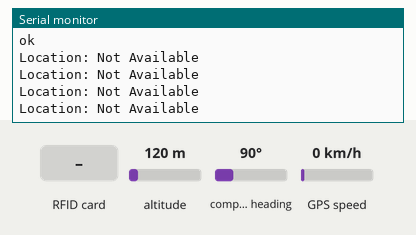
A sketch run on a simulated ESP32. Parts: the last lines printed to the serial monitor. The inputs (shaded band) are chosen by the test bench; at power-on: altitude 120 m, compass heading 90°, GPS speed 0 km/h. WiFi joins after 1.5 s; servers stay silent unless stated; the GPS gets a fix after 3 s at 37.7749, -122.4194 with 8 satellites.

Above: at 2.7 s.
2.8 s: RFID card 5E 7A 19 C4 held to the reader
At 4.4 s:
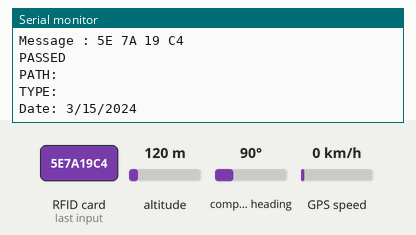
5.0 s: altitude set to 20 m
At 5.7 s:
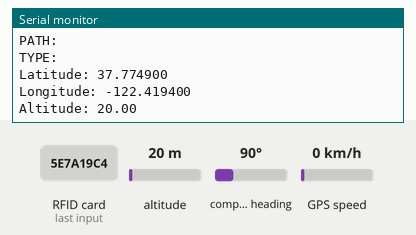
6.5 s: altitude set to 250 m
At 13.8 s:
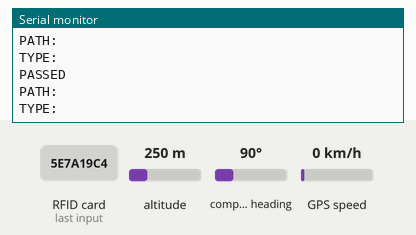
Timing chart, 0 to 14.0 s (numbered marks = the images above; inputs shaded):
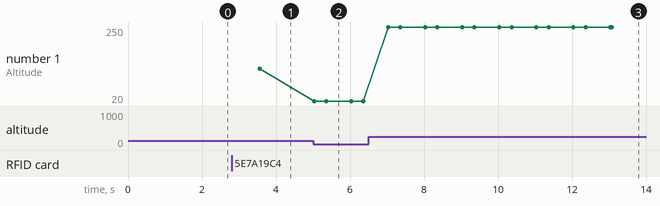

Measured:
- after the input at 2.8 s, the serial monitor: prints a new line after 1.1 s (image 1)
- after the input at 5.0 s, the serial monitor: prints a new line at once (image 2)
- after the input at 6.5 s, the serial monitor: prints a new line after 0.53 s (image 3)
- plotted number 1: 120 → 20 after the input at 5.0 s, 20 → 250 after the input at 6.5 s

The sketch:

meluai_menyusun_pake_firebase.ino
```cpp
#include <Arduino.h>
#include <WiFi.h>
#include <Firebase_ESP_Client.h>
#include <TinyGPS++.h>
#include <SoftwareSerial.h>
#include <SPI.h>
#include <MFRC522.h>

//RFID Komponen
#define SS_PIN 5
#define RST_PIN 25

//Provide the token generation process info.
#include "addons/TokenHelper.h"
//Provide the RTDB payload printing info and other helper functions.
#include "addons/RTDBHelper.h"

// Insert your network credentials
#define WIFI_SSID "Gasoline"
#define WIFI_PASSWORD "gasoline"

// Insert Firebase project API Key
#define API_KEY "AIzaSyCICKlgTMN4XAf-SWKrbm1SXFV8DKpoQig"

//1 : AIzaSyCICKlgTMN4XAf-SWKrbm1SXFV8DKpoQig
//2 : AIzaSyDwr9QjdBVU9-BaKGSsST3XT8Nuiv0Z9sw

// Insert RTDB URLefine the RTDB URL */
#define DATABASE_URL "https://esp32-s-e5ba8-default-rtdb.asia-southeast1.firebasedatabase.app/"


//1 : https://esp32-s-e5ba8-default-rtdb.asia-southeast1.firebasedatabase.app/
//2 : https://location-checker-6fd25-default-rtdb.asia-southeast1.firebasedatabase.app/

//Define Firebase Data object
FirebaseData fbdo;

FirebaseAuth auth;
FirebaseConfig config;

unsigned long sendDataPrevMillis = 0;
int count = 0;
bool signupOK = false;

// Choose two Arduino pins to use for software serial
int RXPin = 12;
int TXPin = 13;

int GPSBaud = 9600;

// Create a TinyGPS++ object
TinyGPSPlus gps;

// Create a software serial port called "gpsSerial"
SoftwareSerial gpsSerial(RXPin, TXPin);

MFRC522 mfrc522(SS_PIN, RST_PIN);


void setup()
{
  // Start the Arduino hardware serial port at 9600 baud
  Serial.begin(9600);
  SPI.begin();
  mfrc522.PCD_Init();
  WiFi.begin(WIFI_SSID, WIFI_PASSWORD);
  Serial.print("Connecting to Wi-Fi");
  while (WiFi.status() != WL_CONNECTED){
    Serial.print(".");
    delay(300);
  }
  Serial.println();
  Serial.print("Connected with IP: ");
  Serial.println(WiFi.localIP());
  Serial.println();

  /* Assign the api key (required) */
  config.api_key = API_KEY;

  /* Assign the RTDB URL (required) */
  config.database_url = DATABASE_URL;

  /* Sign up */
  if (Firebase.signUp(&config, &auth, "", "")){
    Serial.println("ok");
    signupOK = true;
  }
  else{
    Serial.printf("%s\n", config.signer.signupError.message.c_str());
  }

  /* Assign the callback function for the long running token generation task */
  config.token_status_callback = tokenStatusCallback; //see addons/TokenHelper.h

  Firebase.begin(&config, &auth);
  Firebase.reconnectWiFi(true);

  // Start the software serial port at the GPS's default baud
  gpsSerial.begin(GPSBaud);
}

void loop()
{
  while (gpsSerial.available() > 0)
    if (gps.encode(gpsSerial.read()))
      displayInfo();


  // If 5000 milliseconds pass and there are no characters coming in
  // over the software serial port, show a "No GPS detected" error
  if (millis() > 5000 && gps.charsProcessed() < 10)
  {
    Serial.println("No GPS detected");
    while(true);
  }
}


void displayInfo()
{

  if (gps.location.isValid())
  {
    Serial.print("Latitude: ");
    Serial.println(gps.location.lat(), 6);
    Serial.print("Longitude: ");
    Serial.println(gps.location.lng(), 6);
    Serial.print("Altitude: ");
    Serial.println(gps.altitude.meters());

      if (Firebase.ready() && signupOK && (millis() - sendDataPrevMillis > 1000 || sendDataPrevMillis == 0)){
    sendDataPrevMillis = millis();

    // Write an Float number on the database path test/float
    if (Firebase.RTDB.setDouble(&fbdo, "location/latitude", gps.location.lat())){
      Serial.println("PASSED");
      Serial.println("PATH: " + fbdo.dataPath());
      Serial.println("TYPE: " + fbdo.dataType());
    }
    else {
      Serial.println("FAILED");
      Serial.println("REASON: " + fbdo.errorReason());
    }
    //--------------------------
        // Write an Float number on the database path test/float
    if (Firebase.RTDB.setDouble(&fbdo, "location/longitude", gps.location.lng())){
      Serial.println("PASSED");
      Serial.println("PATH: " + fbdo.dataPath());
      Serial.println("TYPE: " + fbdo.dataType());
    }
    else {
      Serial.println("FAILED");
      Serial.println("REASON: " + fbdo.errorReason());
    }

  }
  }
  else
  {
    Serial.println("Location: Not Available");
  }
//====================================RFID===========================

  if ( ! mfrc522.PICC_IsNewCardPresent())   {
    return;
  }
  if ( ! mfrc522.PICC_ReadCardSerial())   {
    return;
  }
  //Menampilkan UID ke monitor
  Serial.print("UID tag :");
  String content = "";
  byte letter;
  for (byte i = 0; i < mfrc522.uid.size; i++)
  {
    Serial.print(mfrc522.uid.uidByte[i] < 0x10 ? " 0" : " ");
    Serial.print(mfrc522.uid.uidByte[i], HEX);
    content.concat(String(mfrc522.uid.uidByte[i] < 0x10 ? " 0" : " "));
    content.concat(String(mfrc522.uid.uidByte[i], HEX));
  }
  Serial.println();
  Serial.print("Message : ");
  content.toUpperCase();

  Serial.println(content.substring(1));

  if (Firebase.ready() && signupOK){

    // Write an Int number on the database path test/int
    if (Firebase.RTDB.setString(&fbdo, "RFID/UID", content.substring(1))){
      Serial.println("PASSED");
      Serial.println("PATH: " + fbdo.dataPath());
      Serial.println("TYPE: " + fbdo.dataType());
    }
    else {
      Serial.println("FAILED");
      Serial.println("REASON: " + fbdo.errorReason());
    }
  }

//===================================================================

  Serial.print("Date: ");
  if (gps.date.isValid())
  {
    Serial.print(gps.date.month());
    Serial.print("/");
    Serial.print(gps.date.day());
    Serial.print("/");
    Serial.println(gps.date.year());
  }
  else
  {
    Serial.println("Not Available");
  }


  Serial.println();
  Serial.println();
  delay(1000);
}
```
